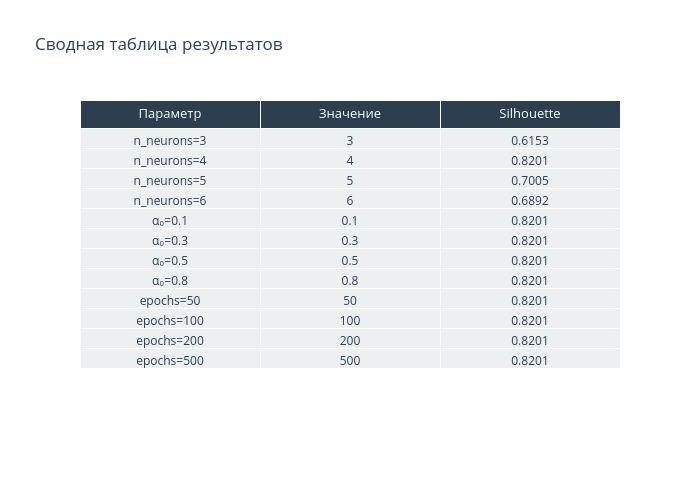

The notebook cell saved with this chart:
### Code cell
fig_table = go.Figure(data=[go.Table(
    header=dict(
        values=["Параметр", "Значение", "Silhouette"],
        fill_color="#2c3e50",
        font=dict(color="white", size=13),
        align="center",
    ),
    cells=dict(
        values=[
            [f"n_neurons={n}" for n in neuron_results]
            + [f"α₀={a}" for a in results_alpha]
            + [f"epochs={e}" for e in results_epochs],
            list(neuron_results.keys()) + list(results_alpha.keys()) + list(results_epochs.keys()),
            [f"{v:.4f}" for v in neuron_results.values()]
            + [f"{v:.4f}" for v in results_alpha.values()]
            + [f"{v:.4f}" for v in results_epochs.values()],
        ],
        fill_color="#ecf0f1",
        align="center",
        font_size=12,
    ),
)])
fig_table.update_layout(
    title="Сводная таблица результатов",
    width=700, height=500,
)
fig_table.write_html(OUTPUTS / "06_results_table.html")
fig_table.show()

### Figure 1 — Plotly figure (JSON) as saved in the notebook; plotly's stock layout.template omitted (floating-point values rounded to 4 significant figures)
{"data": [{"cells": {"align": "center", "fill": {"color": "#ecf0f1"}, "font": {"size": 12}, "values": [["n_neurons=3", "n_neurons=4", "n_neurons=5", "n_neurons=6", "α₀=0.1", "α₀=0.3", "α₀=0.5", "α₀=0.8", "epochs=50", "epochs=100", "epochs=200", "epochs=500"], [3, 4, 5, 6, 0.1, 0.3, 0.5, 0.8, 50, 100, 200, 500], ["0.6153", "0.8201", "0.7005", "0.6892", "0.8201", "0.8201", "0.8201", "0.8201", "0.8201", "0.8201", "0.8201", "0.8201"]]}, "header": {"align": "center", "fill": {"color": "#2c3e50"}, "font": {"color": "white", "size": 13}, "values": ["Параметр", "Значение", "Silhouette"]}, "type": "table"}], "layout": {"height": 500, "title": {"text": "Сводная таблица результатов"}, "width": 700}}
